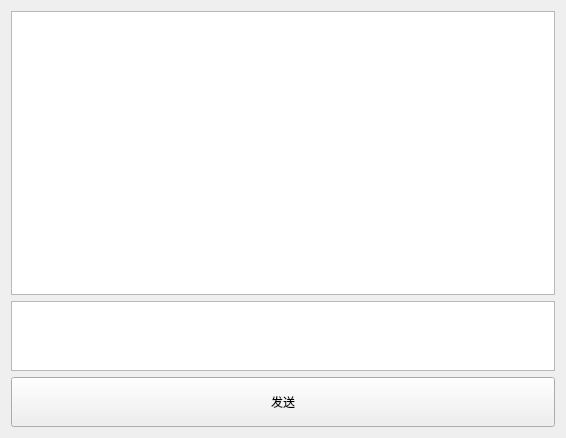
<?xml version="1.0" encoding="UTF-8"?>
<ui version="4.0">
 <class>Widget</class>
 <widget class="QWidget" name="Widget">
  <property name="geometry">
   <rect>
    <x>0</x>
    <y>0</y>
    <width>566</width>
    <height>438</height>
   </rect>
  </property>
  <property name="sizePolicy">
   <sizepolicy hsizetype="Fixed" vsizetype="Fixed">
    <horstretch>0</horstretch>
    <verstretch>0</verstretch>
   </sizepolicy>
  </property>
  <property name="minimumSize">
   <size>
    <width>0</width>
    <height>0</height>
   </size>
  </property>
  <property name="windowTitle">
   <string>Widget</string>
  </property>
  <property name="styleSheet">
   <string notr="true"/>
  </property>
  <layout class="QVBoxLayout" name="verticalLayout" stretch="8,1,2">
   <item>
    <widget class="QTextEdit" name="answer_textEdit"/>
   </item>
   <item>
    <widget class="QTextEdit" name="question_textEdit"/>
   </item>
   <item>
    <widget class="QPushButton" name="pushButton">
     <property name="minimumSize">
      <size>
       <width>0</width>
       <height>50</height>
      </size>
     </property>
     <property name="text">
      <string>发送</string>
     </property>
    </widget>
   </item>
  </layout>
 </widget>
 <resources/>
 <connections/>
</ui>
